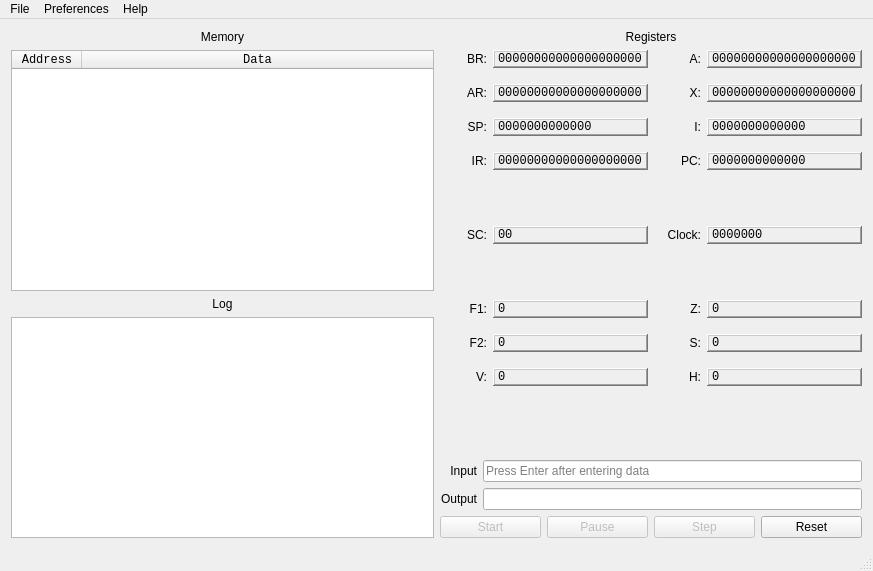
<?xml version="1.0" encoding="UTF-8"?>
<ui version="4.0">
 <class>MainWindow</class>
 <widget class="QMainWindow" name="MainWindow">
  <property name="geometry">
   <rect>
    <x>0</x>
    <y>0</y>
    <width>873</width>
    <height>571</height>
   </rect>
  </property>
  <property name="windowTitle">
   <string>BetterTRN</string>
  </property>
  <property name="dockNestingEnabled">
   <bool>false</bool>
  </property>
  <property name="unifiedTitleAndToolBarOnMac">
   <bool>false</bool>
  </property>
  <widget class="QWidget" name="centralWidget">
   <layout class="QHBoxLayout" name="horizontalLayout_2">
    <item>
     <layout class="QGridLayout" name="gridLayout_2">
      <item row="1" column="1">
       <layout class="QVBoxLayout" name="verticalLayout_3">
        <item>
         <layout class="QGridLayout" name="gridLayout">
          <property name="horizontalSpacing">
           <number>6</number>
          </property>
          <property name="verticalSpacing">
           <number>16</number>
          </property>
          <item row="1" column="3">
           <widget class="QLabel" name="regX">
            <property name="font">
             <font>
              <family>Monospace</family>
             </font>
            </property>
            <property name="frameShape">
             <enum>QFrame::WinPanel</enum>
            </property>
            <property name="frameShadow">
             <enum>QFrame::Raised</enum>
            </property>
            <property name="text">
             <string notr="true">00000000000000000000</string>
            </property>
           </widget>
          </item>
          <item row="0" column="0">
           <widget class="QLabel" name="regBRLabel">
            <property name="text">
             <string notr="true">BR:</string>
            </property>
            <property name="alignment">
             <set>Qt::AlignRight|Qt::AlignTrailing|Qt::AlignVCenter</set>
            </property>
           </widget>
          </item>
          <item row="1" column="0">
           <widget class="QLabel" name="regARLabel">
            <property name="text">
             <string notr="true">AR:</string>
            </property>
            <property name="alignment">
             <set>Qt::AlignRight|Qt::AlignTrailing|Qt::AlignVCenter</set>
            </property>
           </widget>
          </item>
          <item row="0" column="2">
           <widget class="QLabel" name="regALabel">
            <property name="text">
             <string notr="true">A:</string>
            </property>
            <property name="alignment">
             <set>Qt::AlignRight|Qt::AlignTrailing|Qt::AlignVCenter</set>
            </property>
           </widget>
          </item>
          <item row="9" column="0">
           <widget class="QLabel" name="label_10">
            <property name="text">
             <string notr="true">V:</string>
            </property>
            <property name="alignment">
             <set>Qt::AlignRight|Qt::AlignTrailing|Qt::AlignVCenter</set>
            </property>
           </widget>
          </item>
          <item row="0" column="1">
           <widget class="QLabel" name="regBR">
            <property name="font">
             <font>
              <family>Monospace</family>
             </font>
            </property>
            <property name="frameShape">
             <enum>QFrame::WinPanel</enum>
            </property>
            <property name="frameShadow">
             <enum>QFrame::Raised</enum>
            </property>
            <property name="text">
             <string notr="true">00000000000000000000</string>
            </property>
           </widget>
          </item>
          <item row="9" column="2">
           <widget class="QLabel" name="label_12">
            <property name="text">
             <string notr="true">H:</string>
            </property>
            <property name="alignment">
             <set>Qt::AlignRight|Qt::AlignTrailing|Qt::AlignVCenter</set>
            </property>
           </widget>
          </item>
          <item row="8" column="3">
           <widget class="QLabel" name="label_15">
            <property name="font">
             <font>
              <family>Monospace</family>
             </font>
            </property>
            <property name="frameShape">
             <enum>QFrame::WinPanel</enum>
            </property>
            <property name="frameShadow">
             <enum>QFrame::Raised</enum>
            </property>
            <property name="text">
             <string notr="true">0</string>
            </property>
           </widget>
          </item>
          <item row="8" column="1">
           <widget class="QLabel" name="label_13">
            <property name="font">
             <font>
              <family>Monospace</family>
             </font>
            </property>
            <property name="frameShape">
             <enum>QFrame::WinPanel</enum>
            </property>
            <property name="frameShadow">
             <enum>QFrame::Raised</enum>
            </property>
            <property name="text">
             <string notr="true">0</string>
            </property>
           </widget>
          </item>
          <item row="7" column="2">
           <widget class="QLabel" name="label_7">
            <property name="text">
             <string notr="true">Z:</string>
            </property>
            <property name="alignment">
             <set>Qt::AlignRight|Qt::AlignTrailing|Qt::AlignVCenter</set>
            </property>
           </widget>
          </item>
          <item row="5" column="0">
           <widget class="QLabel" name="regSCLabel">
            <property name="text">
             <string notr="true">SC:</string>
            </property>
            <property name="alignment">
             <set>Qt::AlignRight|Qt::AlignTrailing|Qt::AlignVCenter</set>
            </property>
           </widget>
          </item>
          <item row="3" column="0">
           <widget class="QLabel" name="regIRLabel">
            <property name="text">
             <string notr="true">IR:</string>
            </property>
            <property name="alignment">
             <set>Qt::AlignRight|Qt::AlignTrailing|Qt::AlignVCenter</set>
            </property>
           </widget>
          </item>
          <item row="2" column="1">
           <widget class="QLabel" name="regSP">
            <property name="font">
             <font>
              <family>Monospace</family>
             </font>
            </property>
            <property name="frameShape">
             <enum>QFrame::WinPanel</enum>
            </property>
            <property name="frameShadow">
             <enum>QFrame::Raised</enum>
            </property>
            <property name="text">
             <string notr="true">0000000000000</string>
            </property>
           </widget>
          </item>
          <item row="1" column="2">
           <widget class="QLabel" name="regXLabel">
            <property name="text">
             <string notr="true">X:</string>
            </property>
            <property name="alignment">
             <set>Qt::AlignRight|Qt::AlignTrailing|Qt::AlignVCenter</set>
            </property>
           </widget>
          </item>
          <item row="5" column="3">
           <widget class="QLabel" name="clockValue">
            <property name="font">
             <font>
              <family>Monospace</family>
             </font>
            </property>
            <property name="frameShape">
             <enum>QFrame::WinPanel</enum>
            </property>
            <property name="frameShadow">
             <enum>QFrame::Raised</enum>
            </property>
            <property name="text">
             <string notr="true">0000000</string>
            </property>
           </widget>
          </item>
          <item row="2" column="3">
           <widget class="QLabel" name="regI">
            <property name="font">
             <font>
              <family>Monospace</family>
             </font>
            </property>
            <property name="frameShape">
             <enum>QFrame::WinPanel</enum>
            </property>
            <property name="frameShadow">
             <enum>QFrame::Raised</enum>
            </property>
            <property name="text">
             <string notr="true">0000000000000</string>
            </property>
           </widget>
          </item>
          <item row="9" column="3">
           <widget class="QLabel" name="label_16">
            <property name="font">
             <font>
              <family>Monospace</family>
             </font>
            </property>
            <property name="frameShape">
             <enum>QFrame::WinPanel</enum>
            </property>
            <property name="frameShadow">
             <enum>QFrame::Raised</enum>
            </property>
            <property name="text">
             <string notr="true">0</string>
            </property>
           </widget>
          </item>
          <item row="0" column="3">
           <widget class="QLabel" name="regA">
            <property name="font">
             <font>
              <family>Monospace</family>
             </font>
            </property>
            <property name="frameShape">
             <enum>QFrame::WinPanel</enum>
            </property>
            <property name="frameShadow">
             <enum>QFrame::Raised</enum>
            </property>
            <property name="text">
             <string notr="true">00000000000000000000</string>
            </property>
           </widget>
          </item>
          <item row="7" column="3">
           <widget class="QLabel" name="label_8">
            <property name="font">
             <font>
              <family>Monospace</family>
             </font>
            </property>
            <property name="frameShape">
             <enum>QFrame::WinPanel</enum>
            </property>
            <property name="frameShadow">
             <enum>QFrame::Raised</enum>
            </property>
            <property name="text">
             <string notr="true">0</string>
            </property>
           </widget>
          </item>
          <item row="5" column="1">
           <widget class="QLabel" name="regSC">
            <property name="font">
             <font>
              <family>Monospace</family>
             </font>
            </property>
            <property name="frameShape">
             <enum>QFrame::WinPanel</enum>
            </property>
            <property name="frameShadow">
             <enum>QFrame::Raised</enum>
            </property>
            <property name="text">
             <string notr="true">00</string>
            </property>
           </widget>
          </item>
          <item row="9" column="1">
           <widget class="QLabel" name="label_14">
            <property name="font">
             <font>
              <family>Monospace</family>
             </font>
            </property>
            <property name="frameShape">
             <enum>QFrame::WinPanel</enum>
            </property>
            <property name="frameShadow">
             <enum>QFrame::Raised</enum>
            </property>
            <property name="text">
             <string notr="true">0</string>
            </property>
           </widget>
          </item>
          <item row="2" column="0">
           <widget class="QLabel" name="regSPLabel">
            <property name="text">
             <string notr="true">SP:</string>
            </property>
            <property name="alignment">
             <set>Qt::AlignRight|Qt::AlignTrailing|Qt::AlignVCenter</set>
            </property>
           </widget>
          </item>
          <item row="5" column="2">
           <widget class="QLabel" name="clockLabel">
            <property name="text">
             <string notr="true">Clock:</string>
            </property>
            <property name="alignment">
             <set>Qt::AlignRight|Qt::AlignTrailing|Qt::AlignVCenter</set>
            </property>
           </widget>
          </item>
          <item row="3" column="2">
           <widget class="QLabel" name="regPCLabel">
            <property name="text">
             <string notr="true">PC:</string>
            </property>
            <property name="alignment">
             <set>Qt::AlignRight|Qt::AlignTrailing|Qt::AlignVCenter</set>
            </property>
           </widget>
          </item>
          <item row="1" column="1">
           <widget class="QLabel" name="regAR">
            <property name="font">
             <font>
              <family>Monospace</family>
             </font>
            </property>
            <property name="frameShape">
             <enum>QFrame::WinPanel</enum>
            </property>
            <property name="frameShadow">
             <enum>QFrame::Raised</enum>
            </property>
            <property name="text">
             <string notr="true">00000000000000000000</string>
            </property>
           </widget>
          </item>
          <item row="4" column="1">
           <spacer name="verticalSpacer_2">
            <property name="orientation">
             <enum>Qt::Vertical</enum>
            </property>
            <property name="sizeHint" stdset="0">
             <size>
              <width>20</width>
              <height>40</height>
             </size>
            </property>
           </spacer>
          </item>
          <item row="3" column="3">
           <widget class="QLabel" name="regPC">
            <property name="font">
             <font>
              <family>Monospace</family>
             </font>
            </property>
            <property name="frameShape">
             <enum>QFrame::WinPanel</enum>
            </property>
            <property name="frameShadow">
             <enum>QFrame::Raised</enum>
            </property>
            <property name="text">
             <string notr="true">0000000000000</string>
            </property>
           </widget>
          </item>
          <item row="3" column="1">
           <widget class="QLabel" name="regIR">
            <property name="font">
             <font>
              <family>Monospace</family>
             </font>
            </property>
            <property name="frameShape">
             <enum>QFrame::WinPanel</enum>
            </property>
            <property name="frameShadow">
             <enum>QFrame::Raised</enum>
            </property>
            <property name="text">
             <string notr="true">00000000000000000000</string>
            </property>
           </widget>
          </item>
          <item row="2" column="2">
           <widget class="QLabel" name="regILabel">
            <property name="text">
             <string notr="true">I:</string>
            </property>
            <property name="alignment">
             <set>Qt::AlignRight|Qt::AlignTrailing|Qt::AlignVCenter</set>
            </property>
           </widget>
          </item>
          <item row="7" column="1">
           <widget class="QLabel" name="label_5">
            <property name="font">
             <font>
              <family>Monospace</family>
             </font>
            </property>
            <property name="frameShape">
             <enum>QFrame::WinPanel</enum>
            </property>
            <property name="frameShadow">
             <enum>QFrame::Raised</enum>
            </property>
            <property name="text">
             <string notr="true">0</string>
            </property>
           </widget>
          </item>
          <item row="7" column="0">
           <widget class="QLabel" name="label_6">
            <property name="text">
             <string notr="true">F1:</string>
            </property>
            <property name="alignment">
             <set>Qt::AlignRight|Qt::AlignTrailing|Qt::AlignVCenter</set>
            </property>
           </widget>
          </item>
          <item row="8" column="0">
           <widget class="QLabel" name="label_9">
            <property name="text">
             <string notr="true">F2:</string>
            </property>
            <property name="alignment">
             <set>Qt::AlignRight|Qt::AlignTrailing|Qt::AlignVCenter</set>
            </property>
           </widget>
          </item>
          <item row="8" column="2">
           <widget class="QLabel" name="label_11">
            <property name="text">
             <string notr="true">S:</string>
            </property>
            <property name="alignment">
             <set>Qt::AlignRight|Qt::AlignTrailing|Qt::AlignVCenter</set>
            </property>
           </widget>
          </item>
          <item row="6" column="1">
           <spacer name="verticalSpacer_3">
            <property name="orientation">
             <enum>Qt::Vertical</enum>
            </property>
            <property name="sizeHint" stdset="0">
             <size>
              <width>20</width>
              <height>40</height>
             </size>
            </property>
           </spacer>
          </item>
         </layout>
        </item>
        <item>
         <spacer name="verticalSpacer">
          <property name="orientation">
           <enum>Qt::Vertical</enum>
          </property>
          <property name="sizeHint" stdset="0">
           <size>
            <width>20</width>
            <height>40</height>
           </size>
          </property>
         </spacer>
        </item>
        <item>
         <layout class="QGridLayout" name="gridLayout_3">
          <item row="1" column="1">
           <widget class="QLineEdit" name="lineEdit_2">
            <property name="readOnly">
             <bool>true</bool>
            </property>
           </widget>
          </item>
          <item row="1" column="0">
           <widget class="QLabel" name="label_2">
            <property name="text">
             <string>Output</string>
            </property>
            <property name="alignment">
             <set>Qt::AlignRight|Qt::AlignTrailing|Qt::AlignVCenter</set>
            </property>
           </widget>
          </item>
          <item row="0" column="1">
           <widget class="QLineEdit" name="lineEdit">
            <property name="readOnly">
             <bool>false</bool>
            </property>
            <property name="placeholderText">
             <string>Press Enter after entering data</string>
            </property>
           </widget>
          </item>
          <item row="0" column="0">
           <widget class="QLabel" name="label">
            <property name="text">
             <string>Input</string>
            </property>
            <property name="alignment">
             <set>Qt::AlignRight|Qt::AlignTrailing|Qt::AlignVCenter</set>
            </property>
           </widget>
          </item>
         </layout>
        </item>
        <item>
         <layout class="QHBoxLayout" name="horizontalLayout">
          <item>
           <widget class="QPushButton" name="startStopBtn">
            <property name="enabled">
             <bool>false</bool>
            </property>
            <property name="text">
             <string>Start</string>
            </property>
           </widget>
          </item>
          <item>
           <widget class="QPushButton" name="pauseBtn">
            <property name="enabled">
             <bool>false</bool>
            </property>
            <property name="text">
             <string>Pause</string>
            </property>
           </widget>
          </item>
          <item>
           <widget class="QPushButton" name="pushButton">
            <property name="enabled">
             <bool>false</bool>
            </property>
            <property name="text">
             <string>Step</string>
            </property>
           </widget>
          </item>
          <item>
           <widget class="QPushButton" name="resetBtn">
            <property name="text">
             <string>Reset</string>
            </property>
           </widget>
          </item>
         </layout>
        </item>
       </layout>
      </item>
      <item row="1" column="0">
       <layout class="QVBoxLayout" name="verticalLayout_6">
        <item>
         <layout class="QVBoxLayout" name="verticalLayout_4">
          <item>
           <widget class="QTableWidget" name="memoryTable">
            <property name="font">
             <font>
              <family>Monospace</family>
             </font>
            </property>
            <property name="editTriggers">
             <set>QAbstractItemView::DoubleClicked|QAbstractItemView::EditKeyPressed</set>
            </property>
            <property name="dragDropOverwriteMode">
             <bool>false</bool>
            </property>
            <property name="alternatingRowColors">
             <bool>true</bool>
            </property>
            <property name="cornerButtonEnabled">
             <bool>false</bool>
            </property>
            <attribute name="horizontalHeaderMinimumSectionSize">
             <number>60</number>
            </attribute>
            <attribute name="horizontalHeaderDefaultSectionSize">
             <number>70</number>
            </attribute>
            <attribute name="horizontalHeaderStretchLastSection">
             <bool>true</bool>
            </attribute>
            <attribute name="verticalHeaderVisible">
             <bool>false</bool>
            </attribute>
            <attribute name="verticalHeaderStretchLastSection">
             <bool>false</bool>
            </attribute>
            <column>
             <property name="text">
              <string>Address</string>
             </property>
            </column>
            <column>
             <property name="text">
              <string>Data</string>
             </property>
            </column>
           </widget>
          </item>
         </layout>
        </item>
        <item>
         <layout class="QVBoxLayout" name="verticalLayout_5">
          <item>
           <widget class="QLabel" name="logLabel">
            <property name="text">
             <string>Log</string>
            </property>
            <property name="alignment">
             <set>Qt::AlignCenter</set>
            </property>
           </widget>
          </item>
          <item>
           <widget class="QTableWidget" name="logTable"/>
          </item>
         </layout>
        </item>
       </layout>
      </item>
      <item row="0" column="0">
       <widget class="QLabel" name="memoryLabel">
        <property name="text">
         <string>Memory</string>
        </property>
        <property name="alignment">
         <set>Qt::AlignBottom|Qt::AlignHCenter</set>
        </property>
       </widget>
      </item>
      <item row="0" column="1">
       <widget class="QLabel" name="label_3">
        <property name="text">
         <string>Registers</string>
        </property>
        <property name="alignment">
         <set>Qt::AlignCenter</set>
        </property>
       </widget>
      </item>
     </layout>
    </item>
   </layout>
  </widget>
  <widget class="QMenuBar" name="menuBar">
   <property name="geometry">
    <rect>
     <x>0</x>
     <y>0</y>
     <width>873</width>
     <height>25</height>
    </rect>
   </property>
   <widget class="QMenu" name="menuFile">
    <property name="title">
     <string>File</string>
    </property>
    <addaction name="actionOpen"/>
    <addaction name="separator"/>
    <addaction name="actionQuit"/>
   </widget>
   <widget class="QMenu" name="menuHelp">
    <property name="title">
     <string>Help</string>
    </property>
    <addaction name="separator"/>
    <addaction name="actionTRN_Reference"/>
    <addaction name="separator"/>
    <addaction name="actionAbout_Qt"/>
    <addaction name="actionAbout_BetterTRN"/>
   </widget>
   <widget class="QMenu" name="menuPreferences">
    <property name="title">
     <string>Preferences</string>
    </property>
    <addaction name="actionSpeed"/>
   </widget>
   <addaction name="menuFile"/>
   <addaction name="menuPreferences"/>
   <addaction name="menuHelp"/>
  </widget>
  <widget class="QStatusBar" name="statusBar"/>
  <action name="actionTRN_Reference">
   <property name="text">
    <string>TRN Reference</string>
   </property>
  </action>
  <action name="actionAbout_Qt">
   <property name="text">
    <string>About Qt</string>
   </property>
  </action>
  <action name="actionAbout_BetterTRN">
   <property name="text">
    <string>About BetterTRN</string>
   </property>
  </action>
  <action name="actionOpen">
   <property name="text">
    <string>Open</string>
   </property>
  </action>
  <action name="actionQuit">
   <property name="text">
    <string>Quit</string>
   </property>
  </action>
  <action name="actionSpeed">
   <property name="text">
    <string>Speed</string>
   </property>
  </action>
 </widget>
 <layoutdefault spacing="6" margin="11"/>
 <resources/>
 <connections/>
</ui>
